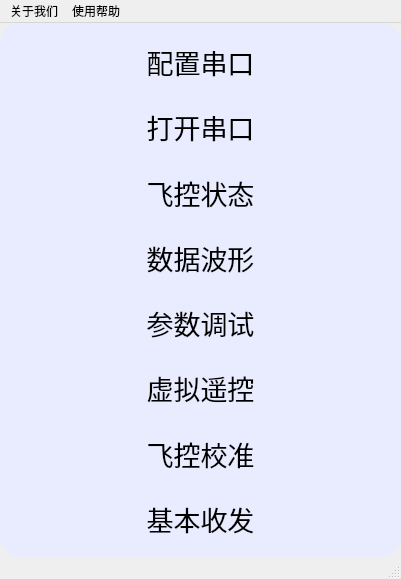
<?xml version="1.0" encoding="UTF-8"?>
<ui version="4.0">
 <class>MainWindow</class>
 <widget class="QMainWindow" name="MainWindow">
  <property name="windowModality">
   <enum>Qt::ApplicationModal</enum>
  </property>
  <property name="geometry">
   <rect>
    <x>0</x>
    <y>0</y>
    <width>401</width>
    <height>579</height>
   </rect>
  </property>
  <property name="sizePolicy">
   <sizepolicy hsizetype="Expanding" vsizetype="Expanding">
    <horstretch>0</horstretch>
    <verstretch>0</verstretch>
   </sizepolicy>
  </property>
  <property name="font">
   <font>
    <kerning>true</kerning>
   </font>
  </property>
  <property name="mouseTracking">
   <bool>false</bool>
  </property>
  <property name="windowTitle">
   <string>MainWindow</string>
  </property>
  <property name="animated">
   <bool>true</bool>
  </property>
  <property name="documentMode">
   <bool>false</bool>
  </property>
  <property name="tabShape">
   <enum>QTabWidget::Triangular</enum>
  </property>
  <property name="dockNestingEnabled">
   <bool>false</bool>
  </property>
  <widget class="QWidget" name="centralwidget">
   <property name="styleSheet">
    <string notr="true">QWidget
{ 
	background-color: rgb(233,235,254); 
	border-radius: 20px; 
	color: rgb(0, 0, 0); 
}</string>
   </property>
   <layout class="QVBoxLayout" name="verticalLayout_2">
    <item>
     <layout class="QVBoxLayout" name="verticalLayout">
      <item>
       <widget class="QPushButton" name="bt_serialsetup">
        <property name="sizePolicy">
         <sizepolicy hsizetype="Expanding" vsizetype="Expanding">
          <horstretch>0</horstretch>
          <verstretch>0</verstretch>
         </sizepolicy>
        </property>
        <property name="font">
         <font>
          <family>楷体</family>
          <pointsize>20</pointsize>
         </font>
        </property>
        <property name="styleSheet">
         <string notr="true">QPushButton 
{ 
	background-color: rgb(233,235,254); 
	border-radius: 20px; 
	color: rgb(0, 0, 0); 
} 
QPushButton:hover 
{ 
	background-color: rgb(200,235,254); 
}

QPushButton:disabled
{
	background-color: rgb(167, 164, 170);
}</string>
        </property>
        <property name="text">
         <string>配置串口</string>
        </property>
        <property name="icon">
         <iconset resource="Resources.qrc">
          <normaloff>:/image/usb.png</normaloff>:/image/usb.png</iconset>
        </property>
        <property name="iconSize">
         <size>
          <width>50</width>
          <height>50</height>
         </size>
        </property>
       </widget>
      </item>
      <item>
       <widget class="QPushButton" name="bt_switch">
        <property name="sizePolicy">
         <sizepolicy hsizetype="Expanding" vsizetype="Expanding">
          <horstretch>0</horstretch>
          <verstretch>0</verstretch>
         </sizepolicy>
        </property>
        <property name="font">
         <font>
          <family>楷体</family>
          <pointsize>20</pointsize>
         </font>
        </property>
        <property name="styleSheet">
         <string notr="true">QPushButton 
{ 
	background-color: rgb(233,235,254); 
	border-radius: 20px; 
	color: rgb(0, 0, 0); 
} 
QPushButton:hover 
{ 
	background-color: rgb(200,235,254); 
}</string>
        </property>
        <property name="text">
         <string>打开串口</string>
        </property>
        <property name="icon">
         <iconset resource="Resources.qrc">
          <normaloff>:/image/closecom.png</normaloff>
          <normalon>:/image/opencom.png</normalon>:/image/closecom.png</iconset>
        </property>
        <property name="iconSize">
         <size>
          <width>50</width>
          <height>50</height>
         </size>
        </property>
       </widget>
      </item>
      <item>
       <widget class="QPushButton" name="bt_flightstate">
        <property name="sizePolicy">
         <sizepolicy hsizetype="Expanding" vsizetype="Expanding">
          <horstretch>0</horstretch>
          <verstretch>0</verstretch>
         </sizepolicy>
        </property>
        <property name="font">
         <font>
          <family>楷体</family>
          <pointsize>20</pointsize>
         </font>
        </property>
        <property name="styleSheet">
         <string notr="true">QPushButton 
{ 
	background-color: rgb(233,235,254); 
	border-radius: 20px; 
	color: rgb(0, 0, 0); 
} 
QPushButton:hover 
{ 
	background-color: rgb(200,235,254); 
}</string>
        </property>
        <property name="text">
         <string>飞控状态</string>
        </property>
        <property name="icon">
         <iconset resource="Resources.qrc">
          <normaloff>:/image/Logo.png</normaloff>:/image/Logo.png</iconset>
        </property>
        <property name="iconSize">
         <size>
          <width>50</width>
          <height>50</height>
         </size>
        </property>
       </widget>
      </item>
      <item>
       <widget class="QPushButton" name="bt_datawave">
        <property name="sizePolicy">
         <sizepolicy hsizetype="Expanding" vsizetype="Expanding">
          <horstretch>0</horstretch>
          <verstretch>0</verstretch>
         </sizepolicy>
        </property>
        <property name="font">
         <font>
          <family>楷体</family>
          <pointsize>20</pointsize>
         </font>
        </property>
        <property name="styleSheet">
         <string notr="true">QPushButton 
{ 
	background-color: rgb(233,235,254); 
	border-radius: 20px; 
	color: rgb(0, 0, 0); 
} 
QPushButton:hover 
{ 
	background-color: rgb(200,235,254); 
}</string>
        </property>
        <property name="text">
         <string>数据波形</string>
        </property>
        <property name="icon">
         <iconset resource="Resources.qrc">
          <normaloff>:/image/wave.png</normaloff>:/image/wave.png</iconset>
        </property>
        <property name="iconSize">
         <size>
          <width>50</width>
          <height>50</height>
         </size>
        </property>
       </widget>
      </item>
      <item>
       <widget class="QPushButton" name="bt_parameter">
        <property name="sizePolicy">
         <sizepolicy hsizetype="Expanding" vsizetype="Expanding">
          <horstretch>0</horstretch>
          <verstretch>0</verstretch>
         </sizepolicy>
        </property>
        <property name="font">
         <font>
          <family>楷体</family>
          <pointsize>20</pointsize>
         </font>
        </property>
        <property name="styleSheet">
         <string notr="true">QPushButton 
{ 
	background-color: rgb(233,235,254); 
	border-radius: 20px; 
	color: rgb(0, 0, 0); 
} 
QPushButton:hover 
{ 
	background-color: rgb(200,235,254); 
}</string>
        </property>
        <property name="text">
         <string>参数调试</string>
        </property>
        <property name="icon">
         <iconset resource="Resources.qrc">
          <normaloff>:/image/debug.png</normaloff>:/image/debug.png</iconset>
        </property>
        <property name="iconSize">
         <size>
          <width>50</width>
          <height>50</height>
         </size>
        </property>
       </widget>
      </item>
      <item>
       <widget class="QPushButton" name="bt_remote">
        <property name="sizePolicy">
         <sizepolicy hsizetype="Expanding" vsizetype="Expanding">
          <horstretch>0</horstretch>
          <verstretch>0</verstretch>
         </sizepolicy>
        </property>
        <property name="font">
         <font>
          <family>楷体</family>
          <pointsize>20</pointsize>
         </font>
        </property>
        <property name="styleSheet">
         <string notr="true">QPushButton 
{ 
	background-color: rgb(233,235,254); 
	border-radius: 20px; 
	color: rgb(0, 0, 0); 
} 
QPushButton:hover 
{ 
	background-color: rgb(200,235,254); 
}</string>
        </property>
        <property name="text">
         <string>虚拟遥控</string>
        </property>
        <property name="icon">
         <iconset resource="Resources.qrc">
          <normaloff>:/image/remote.png</normaloff>:/image/remote.png</iconset>
        </property>
        <property name="iconSize">
         <size>
          <width>50</width>
          <height>50</height>
         </size>
        </property>
       </widget>
      </item>
      <item>
       <widget class="QPushButton" name="bt_calibration">
        <property name="sizePolicy">
         <sizepolicy hsizetype="Expanding" vsizetype="Expanding">
          <horstretch>0</horstretch>
          <verstretch>0</verstretch>
         </sizepolicy>
        </property>
        <property name="font">
         <font>
          <family>楷体</family>
          <pointsize>20</pointsize>
         </font>
        </property>
        <property name="styleSheet">
         <string notr="true">QPushButton 
{ 
	background-color: rgb(233,235,254); 
	border-radius: 20px; 
	color: rgb(0, 0, 0); 
} 
QPushButton:hover 
{ 
	background-color: rgb(200,235,254); 
}</string>
        </property>
        <property name="text">
         <string>飞控校准</string>
        </property>
        <property name="icon">
         <iconset resource="Resources.qrc">
          <normaloff>:/image/calibration.png</normaloff>:/image/calibration.png</iconset>
        </property>
        <property name="iconSize">
         <size>
          <width>50</width>
          <height>50</height>
         </size>
        </property>
       </widget>
      </item>
      <item>
       <widget class="QPushButton" name="bt_sendandreceive">
        <property name="sizePolicy">
         <sizepolicy hsizetype="Expanding" vsizetype="Expanding">
          <horstretch>0</horstretch>
          <verstretch>0</verstretch>
         </sizepolicy>
        </property>
        <property name="font">
         <font>
          <family>楷体</family>
          <pointsize>20</pointsize>
         </font>
        </property>
        <property name="styleSheet">
         <string notr="true">QPushButton 
{ 
	background-color: rgb(233,235,254); 
	border-radius: 20px; 
	color: rgb(0, 0, 0); 
} 
QPushButton:hover 
{ 
	background-color: rgb(200,235,254); 
}</string>
        </property>
        <property name="text">
         <string>基本收发</string>
        </property>
        <property name="icon">
         <iconset resource="Resources.qrc">
          <normaloff>:/image/senddata.png</normaloff>:/image/senddata.png</iconset>
        </property>
        <property name="iconSize">
         <size>
          <width>50</width>
          <height>50</height>
         </size>
        </property>
       </widget>
      </item>
     </layout>
    </item>
   </layout>
  </widget>
  <widget class="QStatusBar" name="statusbar"/>
  <widget class="QMenuBar" name="menuBar">
   <property name="geometry">
    <rect>
     <x>0</x>
     <y>0</y>
     <width>401</width>
     <height>26</height>
    </rect>
   </property>
   <widget class="QMenu" name="help">
    <property name="title">
     <string>使用帮助</string>
    </property>
    <addaction name="separator"/>
    <addaction name="Frame"/>
    <addaction name="update"/>
   </widget>
   <widget class="QMenu" name="about">
    <property name="title">
     <string>关于我们</string>
    </property>
    <addaction name="web"/>
    <addaction name="blog"/>
    <addaction name="store"/>
    <addaction name="TEL"/>
    <addaction name="contact"/>
   </widget>
   <addaction name="about"/>
   <addaction name="help"/>
  </widget>
  <action name="Frame">
   <property name="checkable">
    <bool>true</bool>
   </property>
   <property name="checked">
    <bool>true</bool>
   </property>
   <property name="icon">
    <iconset resource="Resources.qrc">
     <normaloff>:/image/book.png</normaloff>:/image/book.png</iconset>
   </property>
   <property name="text">
    <string>通讯协议V1.0.1</string>
   </property>
  </action>
  <action name="web">
   <property name="icon">
    <iconset resource="Resources.qrc">
     <normaloff>:/image/web.png</normaloff>:/image/web.png</iconset>
   </property>
   <property name="text">
    <string>官网官网（链接）</string>
   </property>
  </action>
  <action name="blog">
   <property name="icon">
    <iconset resource="Resources.qrc">
     <normaloff>:/image/blog.png</normaloff>:/image/blog.png</iconset>
   </property>
   <property name="text">
    <string>技术社区（链接）</string>
   </property>
  </action>
  <action name="store">
   <property name="icon">
    <iconset resource="Resources.qrc">
     <normaloff>:/image/taobao.png</normaloff>:/image/taobao.png</iconset>
   </property>
   <property name="text">
    <string>淘宝店铺（链接）</string>
   </property>
   <property name="toolTip">
    <string>技术交流QQ群：465082224</string>
   </property>
  </action>
  <action name="TEL">
   <property name="icon">
    <iconset resource="Resources.qrc">
     <normaloff>:/image/tech.png</normaloff>:/image/tech.png</iconset>
   </property>
   <property name="text">
    <string>技术客服（微信）：15871778515</string>
   </property>
  </action>
  <action name="contact">
   <property name="icon">
    <iconset resource="Resources.qrc">
     <normaloff>:/image/QQ.png</normaloff>:/image/QQ.png</iconset>
   </property>
   <property name="text">
    <string>技术交流QQ群：465082224</string>
   </property>
  </action>
  <action name="update">
   <property name="icon">
    <iconset resource="Resources.qrc">
     <normaloff>:/image/update.png</normaloff>:/image/update.png</iconset>
   </property>
   <property name="text">
    <string>软件升级（当前版本V1.0.1）</string>
   </property>
   <property name="toolTip">
    <string>软件升级</string>
   </property>
  </action>
 </widget>
 <resources>
  <include location="Resources.qrc"/>
 </resources>
 <connections/>
</ui>
